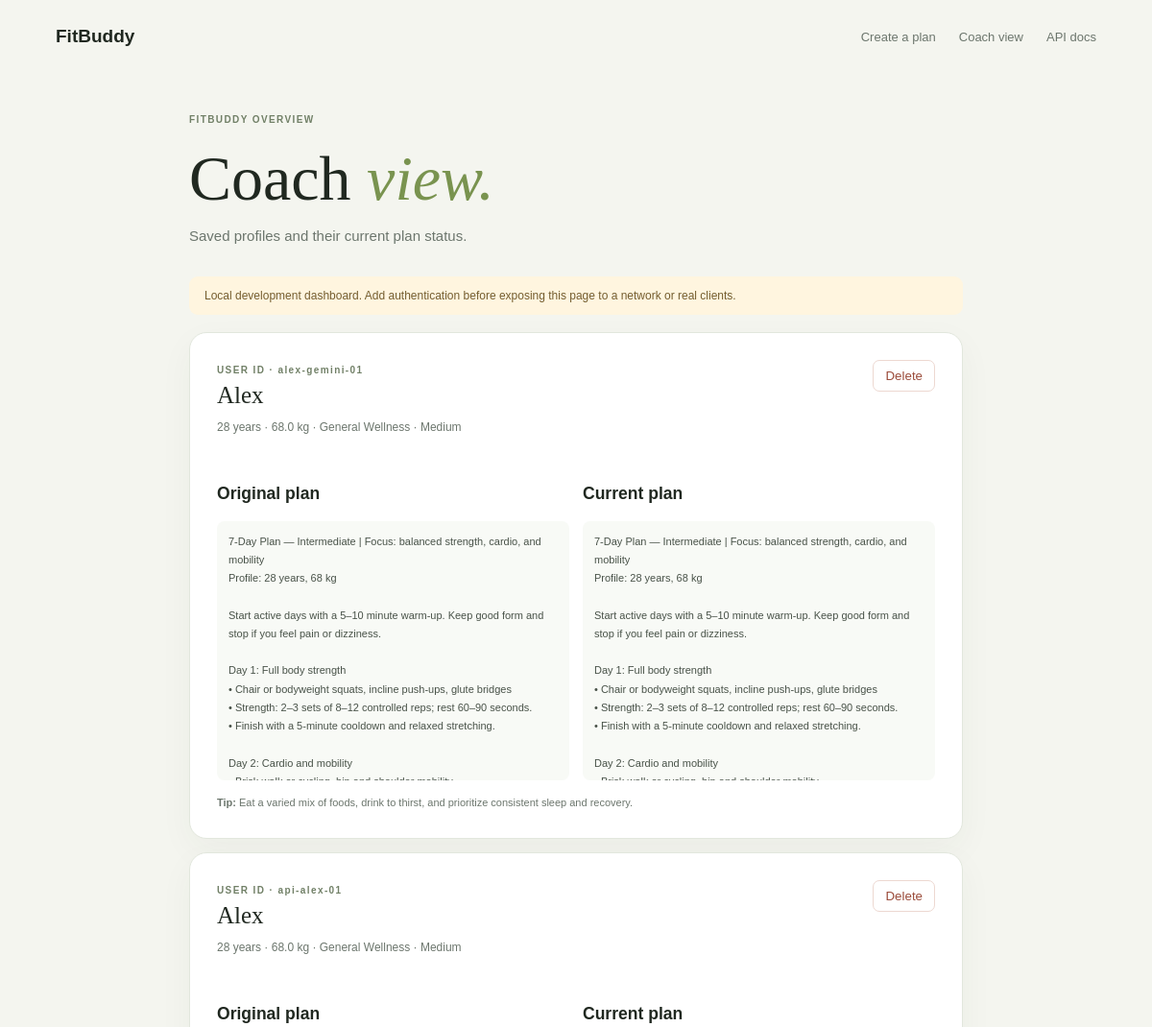
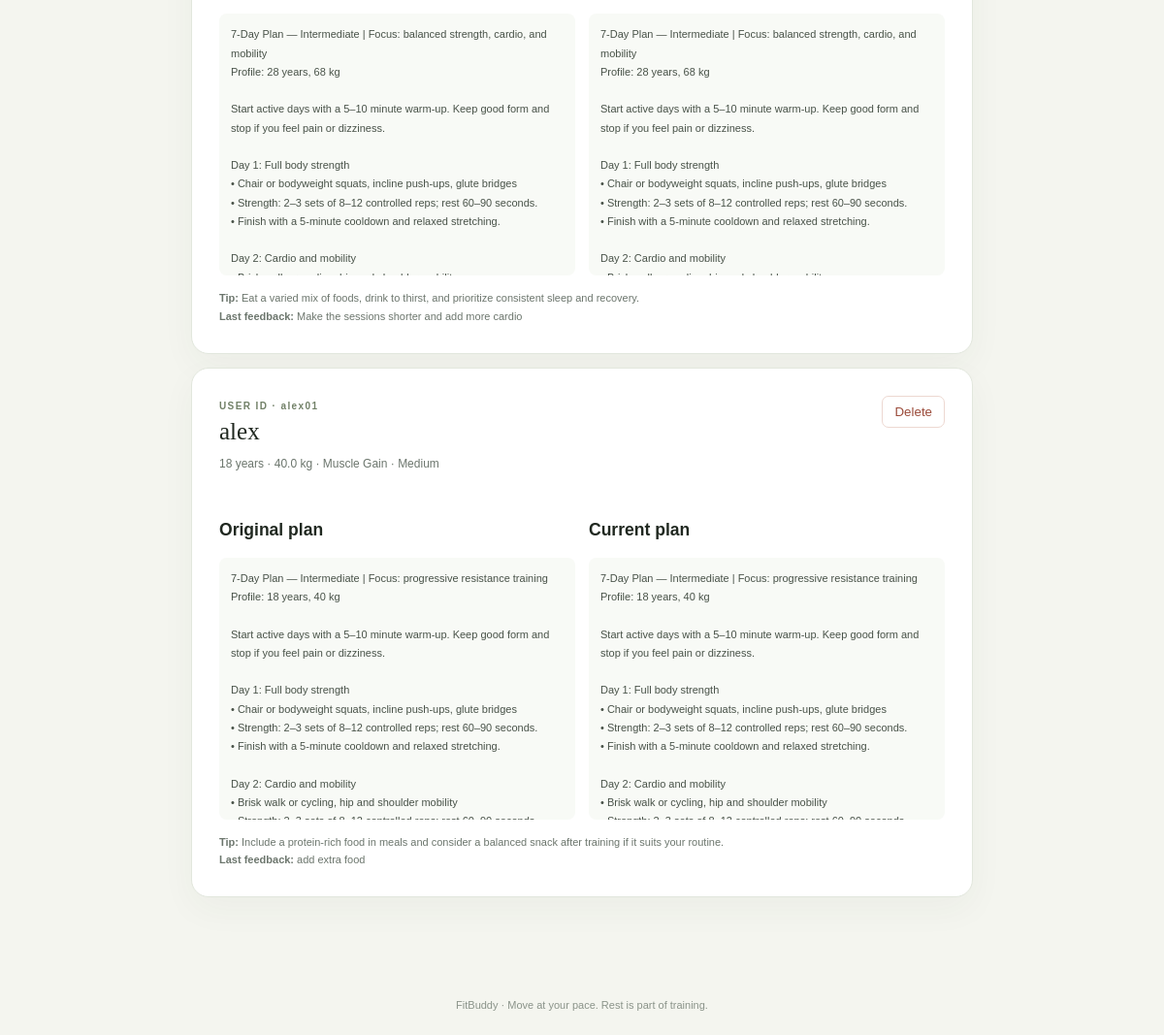
Screenshot of /view-all-users with the database file from the repository (2 pictures, top to bottom).
### app/models.py (models this page shows)
class User(Base):
    __tablename__ = "users"
    id: Mapped[int] = mapped_column(Integer, primary_key=True)
    user_key: Mapped[str] = mapped_column(String(80), unique=True, index=True)
    name: Mapped[str] = mapped_column(String(100))
    age: Mapped[int] = mapped_column(Integer)
    weight_kg: Mapped[float] = mapped_column(Float)
    goal: Mapped[str] = mapped_column(String(40))
    intensity: Mapped[str] = mapped_column(String(20))
    created_at: Mapped[datetime] = mapped_column(
        DateTime,
        server_default=func.now(),
    )
    plans: Mapped[list["WorkoutPlan"]] = relationship(
        back_populates="user",
        cascade="all, delete-orphan",
    )

class WorkoutPlan(Base):
    __tablename__ = "workout_plans"
    id: Mapped[int] = mapped_column(Integer, primary_key=True)
    user_id: Mapped[int] = mapped_column(
        ForeignKey("users.id", ondelete="CASCADE"),
        index=True,
    )
    original_plan: Mapped[str] = mapped_column(Text)
    current_plan: Mapped[str] = mapped_column(Text)
    nutrition_tip: Mapped[str] = mapped_column(Text)
    latest_feedback: Mapped[str | None] = mapped_column(
        Text,
        nullable=True,
    )
    created_at: Mapped[datetime] = mapped_column(
        DateTime,
        server_default=func.now(),
    )
    updated_at: Mapped[datetime] = mapped_column(
        DateTime,
        server_default=func.now(),
        onupdate=func.now(),
    )
    user: Mapped[User] = relationship(back_populates="plans")

### app/routes.py (the view)
@router.get("/view-all-users", response_class=HTMLResponse)
def view_all_users(
    request: Request,
    db: Session = Depends(get_db),
):
    return templates.TemplateResponse(
        request=request,
        name="all_users.html",
        context={
            "request": request,
            "users": all_users(db),
        },
    )

### app/templates/all_users.html (shortened to what this page needs)
{% extends "base.html" %}
{% block content %}
<section class="admin-wrap">
  <span class="step">FITBUDDY OVERVIEW</span>
  <h1>Coach <em>view.</em></h1>
  <p class="lede">Saved profiles and their current plan status.</p>
  <div class="admin-warning">
    Local development dashboard. Add authentication before exposing this page
    to a network or real clients.
  </div>
  {% if users %}
    <div class="user-list">
      {% for user in users %}
        <article class="user-card">
          <div class="user-header">
            <div>
              <span class="step">USER ID · {{ user.user_key }}</span>
              <h2>{{ user.name }}</h2>
              <p>
                {{ user.age }} years · {{ user.weight_kg }} kg ·
                {{ user.goal.replace('_', ' ')|title }} ·
                {{ user.intensity|title }}
              </p>
            </div>
            <form method="post" action="/delete-user/{{ user.id }}"
                  onsubmit="return confirm('Delete this user and their saved plan?')">
              <button class="delete-button" type="submit">Delete</button>
            </form>
          </div>
          {% for plan in user.plans %}
            <div class="plan-columns">
              <div>
                <h3>Original plan</h3>
                <pre class="plan-text compact">{{ plan.original_plan }}</pre>
              </div>
              <div>
                <h3>Current plan</h3>
                <pre class="plan-text compact">{{ plan.current_plan }}</pre>
              </div>
            </div>
            <div class="admin-tip">
              <strong>Tip:</strong> {{ plan.nutrition_tip }}
              {% if plan.latest_feedback %}
                <br><strong>Last feedback:</strong> {{ plan.latest_feedback }}
              {% endif %}
            </div>
          {% endfor %}
        </article>
      {% endfor %}
    </div>
  {% else %}
    <div class="empty-state">
      <h2>No plans yet</h2>
      <p>New profiles will appear here after a plan is created.</p>
      <a class="button inline-button" href="/">Create the first plan</a>
    </div>
  {% endif %}
</section>
{% endblock %}

### app/templates/base.html (shortened to what this page needs)
<!doctype html>
<html lang="en">
<head>
  <link rel="stylesheet" href="{{ url_for('static', path='/styles.css') }}">
</head>
<body>
  <header class="topbar">
    <a class="brand" href="/">FitBuddy</a>
    <nav>
      <a href="/">Create a plan</a>
      <a href="/view-all-users">Coach view</a>
      <a href="/docs">API docs</a>
    </nav>
  </header>
  <main>{% block content %}{% endblock %}</main>
  <footer>FitBuddy · Move at your pace. Rest is part of training.</footer>
</body>
</html>

### app/static/styles.css (style rules this page uses)
:root { --ink: #202820; --muted: #6c766d; --green: #c7f36a; --paper: #f4f5ef; --line: #e2e7dd; --card: #fff; --serif: Georgia, serif; --sans: Arial, sans-serif; }
* { box-sizing: border-box; }
body { margin: 0; background: var(--paper); color: var(--ink); font-family: var(--sans); font-size: 15px; }
.topbar { height: 76px; max-width: 1140px; margin: auto; padding: 0 28px; display: flex; align-items: center; justify-content: space-between; }
.brand { display: flex; align-items: center; gap: 10px; color: var(--ink); font-size: 19px; font-weight: 700; text-decoration: none; }
.topbar nav { display: flex; gap: 24px; }
.topbar nav a, .back-link { color: var(--muted); text-decoration: none; font-size: 13px; }
main { min-height: calc(100vh - 132px); }
footer { padding: 25px; color: #8a9389; font-size: 11px; text-align: center; }
.eyebrow, .step { color: #718067; font-size: 10px; font-weight: 700; letter-spacing: 1.4px; }
h1 { margin: 20px 0 12px; font-family: var(--serif); font-size: clamp(42px, 7vw, 66px); font-weight: 500; line-height: 1.06; }
h1 em { color: #79934f; }
.lede { margin: 0 0 30px; color: var(--muted); line-height: 1.7; }
.form-card, .content-card, .user-card { padding: 28px; border: 1px solid var(--line); border-radius: 18px; background: var(--card); box-shadow: 0 12px 36px #3441280b; }
.card-heading h2, .tip-card h2, .user-card h2, .empty-state h2 { margin: 6px 0 0; font-family: var(--serif); font-size: 25px; font-weight: 500; }
.result-wrap, .admin-wrap { max-width: 850px; margin: 38px auto 80px; padding: 0 22px; }
.plan-text { margin: 0; color: #485248; font: 13px/1.75 var(--sans); white-space: pre-wrap; overflow-wrap: anywhere; }
.admin-warning { margin-bottom: 18px; padding: 13px 16px; border-radius: 9px; background: #fff5df; color: #745d2e; font-size: 12px; }
.user-list { display: grid; gap: 14px; }
.user-header { display: flex; justify-content: space-between; }
.user-header p { color: var(--muted); font-size: 12px; }
.delete-button { padding: 8px 12px; border: 1px solid #edd8d1; border-radius: 7px; background: white; color: #9b4b3a; cursor: pointer; }
.plan-columns { display: grid; grid-template-columns: 1fr 1fr; gap: 14px; margin-top: 22px; }
.compact { max-height: 270px; overflow: auto; padding: 12px; border-radius: 8px; background: #f8faf6; font-size: 11px; }
.admin-tip { margin-top: 14px; color: var(--muted); font-size: 11px; line-height: 1.7; }

### rows the page displays
User: user_key "alex-gemini-01", name "Alex", age "28", weight_kg "68.0", goal.replace "General Wellness", intensity "Medium"
WorkoutPlan: original_plan "7-Day Plan — Intermediate | Focus: balanced strength, cardio, and mobility Profile: 28 years, 68 kg Start active days with a 5–10 minute warm-up. Keep good form and stop if you feel pain or dizziness. Day 1: Full body strength • Chair or bodyweight squats, incline push-ups, glute bridges • Strength: 2–3 sets of 8–12 controlled reps; rest 60–90 seconds. • Finish with a 5-minute cooldown and relaxed stretching. Day 2: Cardio and mobility…", current_plan "7-Day Plan — Intermediate | Focus: balanced strength, cardio, and mobility Profile: 28 years, 68 kg Start active days with a 5–10 minute warm-up. Keep good form and stop if you feel pain or dizziness. Day 1: Full body strength • Chair or bodyweight squats, incline push-ups, glute bridges • Strength: 2–3 sets of 8–12 controlled reps; rest 60–90 seconds. • Finish with a 5-minute cooldown and relaxed stretching. Day 2: Cardio and mobility…", nutrition_tip "Eat a varied mix of foods, drink to thirst, and prioritize consistent sleep and recovery."
User: user_key "api-alex-01", name "Alex", age "28", weight_kg "68.0", goal.replace "General Wellness", intensity "Medium"
WorkoutPlan: original_plan "7-Day Plan — Intermediate | Focus: balanced strength, cardio, and mobility Profile: 28 years, 68 kg Start active days with a 5–10 minute warm-up. Keep good form and stop if you feel pain or dizziness. Day 1: Full body strength • Chair or bodyweight squats, incline push-ups, glute bridges • Strength: 2–3 sets of 8–12 controlled reps; rest 60–90 seconds. • Finish with a 5-minute cooldown and relaxed stretching. Day 2: Cardio and mobility…", current_plan "7-Day Plan — Intermediate | Focus: balanced strength, cardio, and mobility Profile: 28 years, 68 kg Start active days with a 5–10 minute warm-up. Keep good form and stop if you feel pain or dizziness. Day 1: Full body strength • Chair or bodyweight squats, incline push-ups, glute bridges • Strength: 2–3 sets of 8–12 controlled reps; rest 60–90 seconds. • Finish with a 5-minute cooldown and relaxed stretching. Day 2: Cardio and mobility…", nutrition_tip "Eat a varied mix of foods, drink to thirst, and prioritize consistent sleep and recovery.", latest_feedback "Make the sessions shorter and add more cardio"
User: user_key "alex01", name "alex", age "18", weight_kg "40.0", goal.replace "Muscle Gain", intensity "Medium"
WorkoutPlan: original_plan "7-Day Plan — Intermediate | Focus: progressive resistance training Profile: 18 years, 40 kg Start active days with a 5–10 minute warm-up. Keep good form and stop if you feel pain or dizziness. Day 1: Full body strength • Chair or bodyweight squats, incline push-ups, glute bridges • Strength: 2–3 sets of 8–12 controlled reps; rest 60–90 seconds. • Finish with a 5-minute cooldown and relaxed stretching. Day 2: Cardio and mobility • Brisk walk or cycling, hip and shoulder mobility…", current_plan "7-Day Plan — Intermediate | Focus: progressive resistance training Profile: 18 years, 40 kg Start active days with a 5–10 minute warm-up. Keep good form and stop if you feel pain or dizziness. Day 1: Full body strength • Chair or bodyweight squats, incline push-ups, glute bridges • Strength: 2–3 sets of 8–12 controlled reps; rest 60–90 seconds. • Finish with a 5-minute cooldown and relaxed stretching. Day 2: Cardio and mobility • Brisk walk or cycling, hip and shoulder mobility…", nutrition_tip "Include a protein-rich food in meals and consider a balanced snack after training if it suits your routine.", latest_feedback "add extra food"
